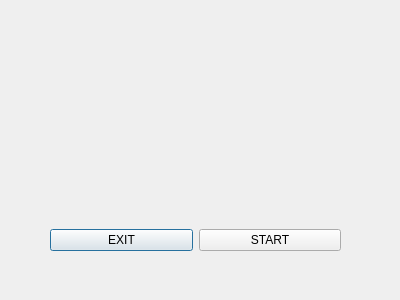
<?xml version="1.0" encoding="UTF-8"?>
<ui version="4.0">
 <class>Dialog</class>
 <widget class="QDialog" name="Dialog">
  <property name="geometry">
   <rect>
    <x>0</x>
    <y>0</y>
    <width>400</width>
    <height>300</height>
   </rect>
  </property>
  <property name="windowTitle">
   <string>Dialog</string>
  </property>
  <widget class="QWidget" name="horizontalLayoutWidget">
   <property name="geometry">
    <rect>
     <x>50</x>
     <y>170</y>
     <width>291</width>
     <height>141</height>
    </rect>
   </property>
   <layout class="QHBoxLayout" name="horizontalLayout">
    <item>
     <widget class="QPushButton" name="pushButton_2">
      <property name="text">
       <string>EXIT</string>
      </property>
     </widget>
    </item>
    <item>
     <widget class="QPushButton" name="pushButton">
      <property name="text">
       <string>START</string>
      </property>
     </widget>
    </item>
   </layout>
  </widget>
 </widget>
 <resources/>
 <connections/>
</ui>
